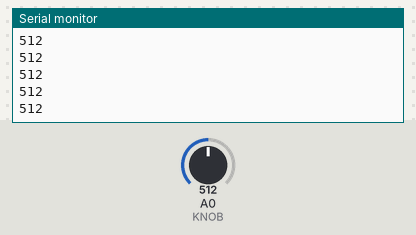
Bench run of a sketch on a simulated Arduino Uno, built with avr-gcc and run on an emulated ATmega328P. Parts: the last lines printed to the serial monitor. The inputs (shaded band) are chosen by the test bench; at power-on: A0 (KNOB) = 512.

Above: at 1.2 s.
1.3 s: A0 (KNOB) set to 716
At 2.2 s:
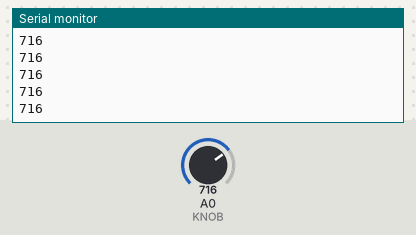
2.8 s: A0 (KNOB) set to 900
At 3.6 s:
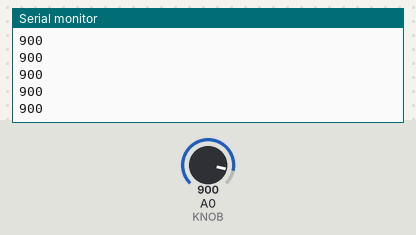
Timing chart, 0 to 5.8 s (numbered marks = the images above; inputs shaded):
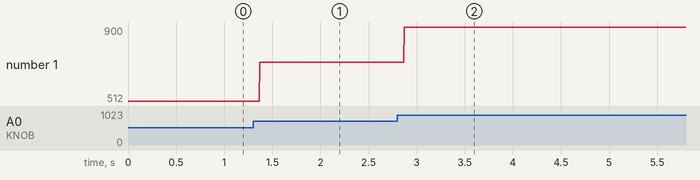

Measured:
- after the input at 1.3 s, the serial monitor: prints a new line after 0.07 s (image 1)
- after the input at 2.8 s, the serial monitor: prints a new line after 0.07 s (image 2)
- plotted number 1: 512 → 716 after the input at 1.3 s, 716 → 900 after the input at 2.8 s

The sketch:

potentiometer.ino
```cpp
#define KNOB 0

void setup() {
  Serial.begin(9600);
}

void loop() {
  int val = analogRead(KNOB);
  Serial.println(val);
}
```
